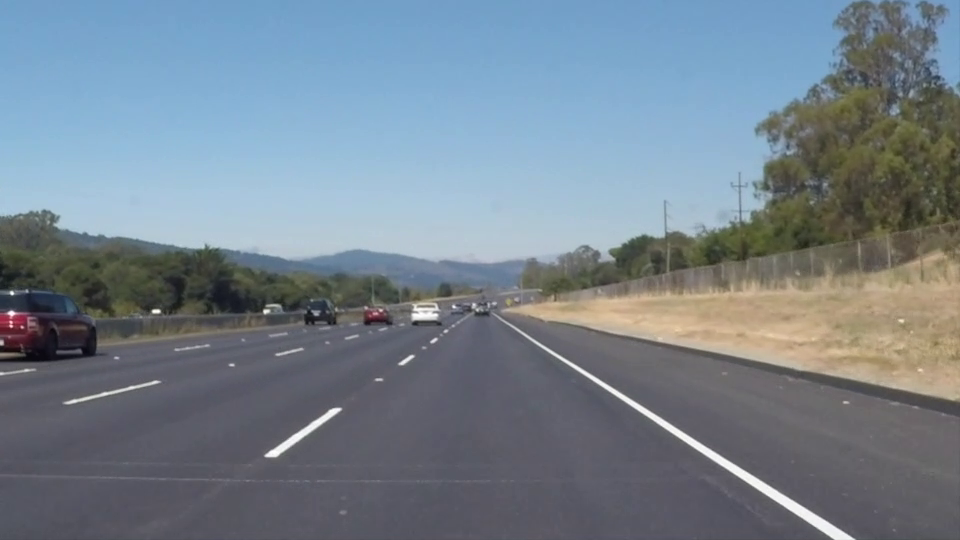
#> input picture frame 22 of AI Models/LKA Version 2/test_videos/test6.mp4, 960 x 540 px, given in place of harder_challenge_video.mp4, which was not available
$ python main.py
#> lines starting #> are read from the running program, lines starting #| are printed output that depends on the picture; after the words box and inside, x2 and y2 are one past the last pixel; in counts of white or black regions, pixels touching at a corner belong together; pictures that were not available may be replaced by others from this repository, and a replacement may not be noted
### AI Models/LKA/LKA_module.py
import cv2
import numpy as np

class LaneDetector:
    def __init__(self, lower_yellow, upper_yellow, roi_parm):
        self.lower_yellow = lower_yellow
        self.upper_yellow = upper_yellow
        self.roi_parm = roi_parm

    def ROI(self, image):
        height, width = image.shape[0], image.shape[1]

        left, center, right = self.roi_parm

        triangle = np.array([
            [(int(width*left), height), (int(width*0.5), int(height*center)), (int(width*right), height)]
        ])

        mask = np.zeros_like(image)

        cv2.fillPoly(mask, triangle, (255,255,255))

        masked_image = cv2.bitwise_and(image, mask)
        return masked_image


    def average_lines(self, lines):
        if lines is None:
            return None

        right_lines = []
        left_lines = []

        for line in lines:
            x1, y1, x2, y2 = line[0]

            try:
                slope = (y2 - y1) / (x2 - x1)
            except ZeroDivisionError:
                continue

            if slope > 0:
                right_lines.append(line)
            elif slope < 0:
                left_lines.append(line)

        # Calculate average lines
        avg_right_line = self.calculate_average_line(right_lines)
        avg_left_line = self.calculate_average_line(left_lines)

        return avg_right_line, avg_left_line

    def calculate_average_line(self, lines):
        if not lines:
            return None

        x1_avg = int(np.mean([line[0][0] for line in lines]))
        y1_avg = int(np.mean([line[0][1] for line in lines]))
        x2_avg = int(np.mean([line[0][2] for line in lines]))
        y2_avg = int(np.mean([line[0][3] for line in lines]))

        return [(x1_avg, y1_avg, x2_avg, y2_avg)]


    def detect_lanes(self, image, blur_kernel=(5, 5), canny_params=(50, 150)):
        blurred = cv2.GaussianBlur(image, blur_kernel, 3)
        hsv = cv2.cvtColor(blurred, cv2.COLOR_BGR2HSV)
        gray = cv2.cvtColor(blurred, cv2.COLOR_BGR2GRAY)

        mask_yellow = cv2.inRange(hsv, self.lower_yellow, self.upper_yellow)
        mask_white = cv2.inRange(gray, 200, 255)
        mask_yw = cv2.bitwise_or(mask_white, mask_yellow)
        mask_yw_image = cv2.bitwise_and(hsv, hsv, mask_yw)

        edges = cv2.Canny(mask_yw_image, *canny_params)

        mask = np.zeros(edges.shape[:2], np.uint8)
        mask[edges.shape[0] // 2:, :] = 255
        edges = cv2.bitwise_and(edges, mask)

        roi = self.ROI(edges)
        lines = cv2.HoughLinesP(roi, 2, np.pi/180, threshold=50, maxLineGap=100)

        return self.average_lines(lines)


class LaneDetectorResult:
    def __init__(self, image, lines):
        self.image = image
        self.lines = lines

    def calculate_error(self):
        if self.lines is not None:
            lane_center_x = np.mean([np.mean([line[0][0], line[0][2]]) for line in self.lines])
            scene_center_x = self.image.shape[1] // 2
            error = lane_center_x - scene_center_x
            return error
        else:
            return None

    def plot_lanes_and_center_line(self):
        if self.lines is not None:
            lane_image = np.zeros_like(self.image)
            for line in self.lines:
                x1, y1, x2, y2 = line[0]
                cv2.line(lane_image, (x1, y1), (x2, y2), (0, 255, 0), thickness=5)
            self.image = cv2.addWeighted(self.image, 1, lane_image, 0.4, 0)

        # Calculate average x-coordinate of detected lines
        if self.lines:
            lane_center_x = np.mean([np.mean([line[0][0], line[0][2]]) for line in self.lines])
        else:
            lane_center_x = self.image.shape[1] // 2

        # Draw center line
        height, width = self.image.shape[0], self.image.shape[1]
        center_x = int(lane_center_x)
        cv2.line(self.image, (center_x, 0), (center_x, height), (0, 0, 255), thickness=3)

        # Display error
        error = self.calculate_error()
        font = cv2.FONT_HERSHEY_SIMPLEX
        cv2.putText(self.image, f"Error: {error}", (50, 50), font, 1, (255, 0, 0), 2, cv2.LINE_AA)

        return self.image

### AI Models/LKA/main.py
import cv2
import numpy as np
from LKA_module import LaneDetector, LaneDetectorResult

cap = cv2.VideoCapture('inVideosExamples/harder_challenge_video.mp4')

ret, frame = cap.read()
#> frame is the input picture: shape (540, 960, 3); mean B, G, R 141.9, 130.7, 117.7
if not ret:
    print("Error reading video")
    exit()

lower_yellow = np.array([0, 0, 0])
upper_yellow = np.array([30, 255, 255])
roi_parm = (0, 0.3, 1)

detector = LaneDetector(lower_yellow, upper_yellow, roi_parm)
lane_result = LaneDetectorResult(frame, None)

while cap.isOpened():
    ret, frame = cap.read()
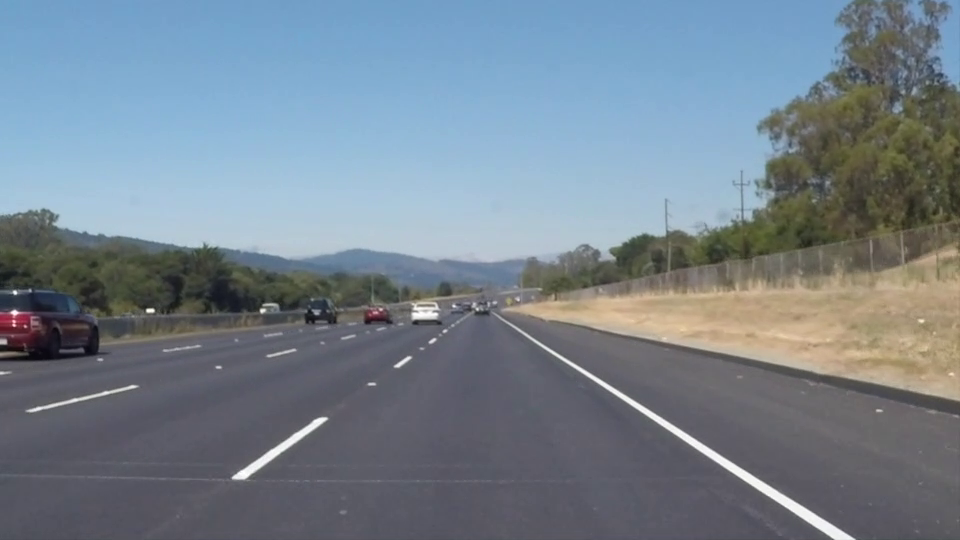
#> input picture frame 23 of AI Models/LKA Version 2/test_videos/test6.mp4, 960 x 540 px, given in place of harder_challenge_video.mp4, which was not available
#> frame is the input picture: shape (540, 960, 3); mean B, G, R 142, 130.6, 117.8
    if not ret:
        break  # Break the loop if the video ends

    lines = detector.detect_lanes(frame)
#> in detect_lanes, `gray = cv2.cvtColor(blurred, cv2.COLOR_BGR2GRAY)`:
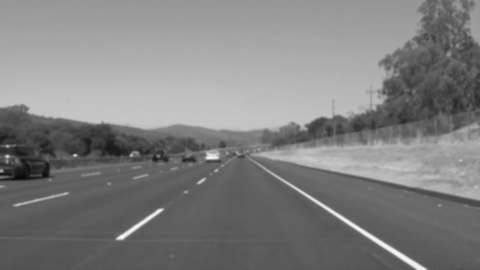
#> gray: shape (540, 960) (shown at 1/2 size); min 10, max 250, mean 128.1
#> in detect_lanes, `mask_yellow = cv2.inRange(hsv, self.lower_yellow, self.upper_yellow)`:
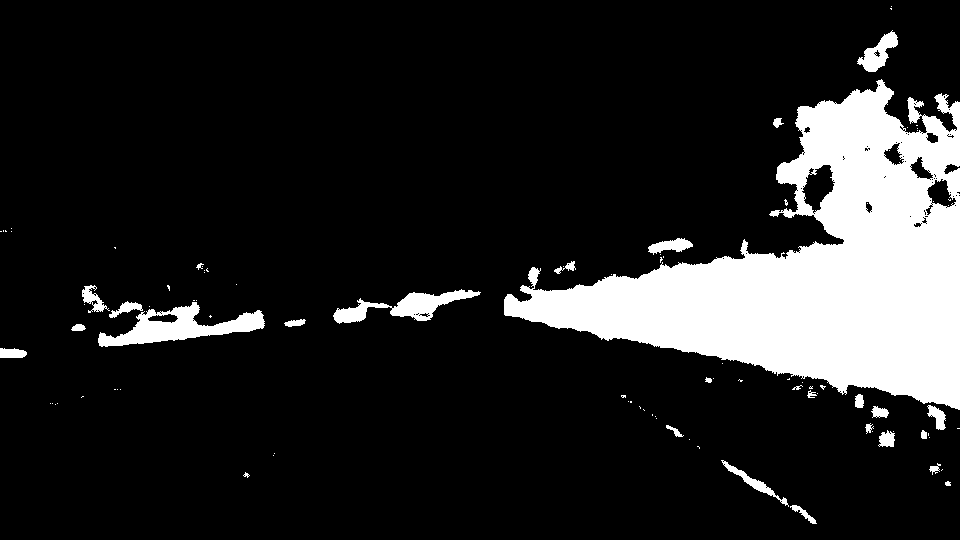
#> mask_yellow: shape (540, 960); 14.4% white; 96 white regions (69 under 20 px), largest, box (x1, y1, x2, y2) and area: (504, 79, 960, 410) 65542, (98, 302, 265, 347) 3101, (333, 289, 481, 324) 1882
#> in detect_lanes, `mask_white = cv2.inRange(gray, 200, 255)`:
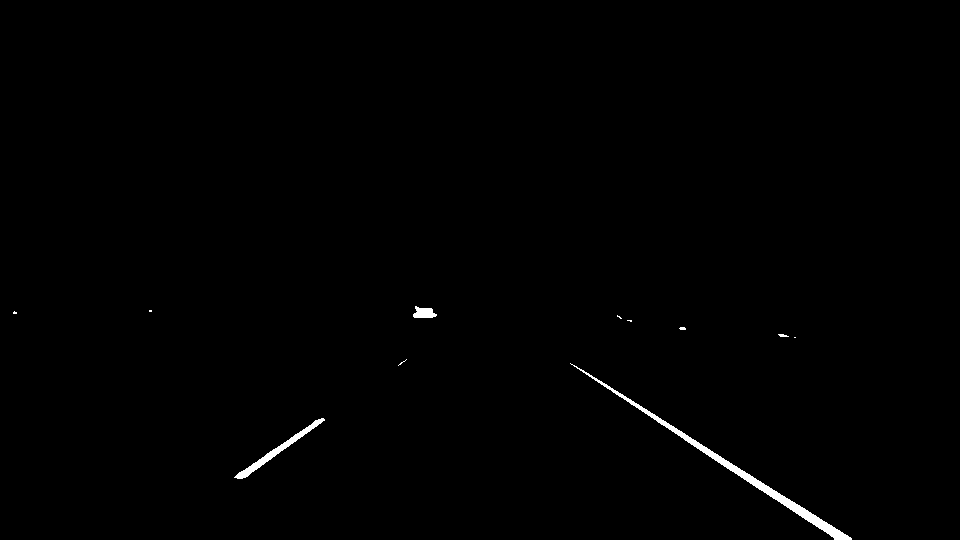
#> mask_white: shape (540, 960); 0.55% white; 11 white regions (7 under 20 px), largest, box (x1, y1, x2, y2) and area: (570, 363, 852, 540) 1913, (234, 418, 325, 479) 636, (413, 306, 437, 318) 201, (778, 334, 789, 337) 23
#> in ROI, `cv2.fillPoly(mask, triangle, (255,255,255))`:
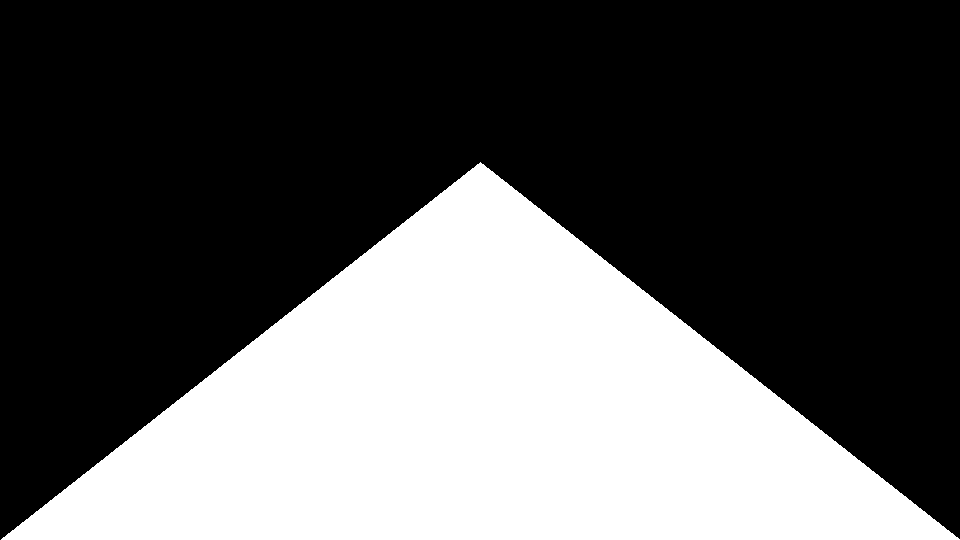
#> mask: shape (540, 960); 35% white; 1 white region, box (x1, y1, x2, y2) and area: (1, 162, 960, 540) 181542
#> in ROI, `masked_image = cv2.bitwise_and(image, mask)`:
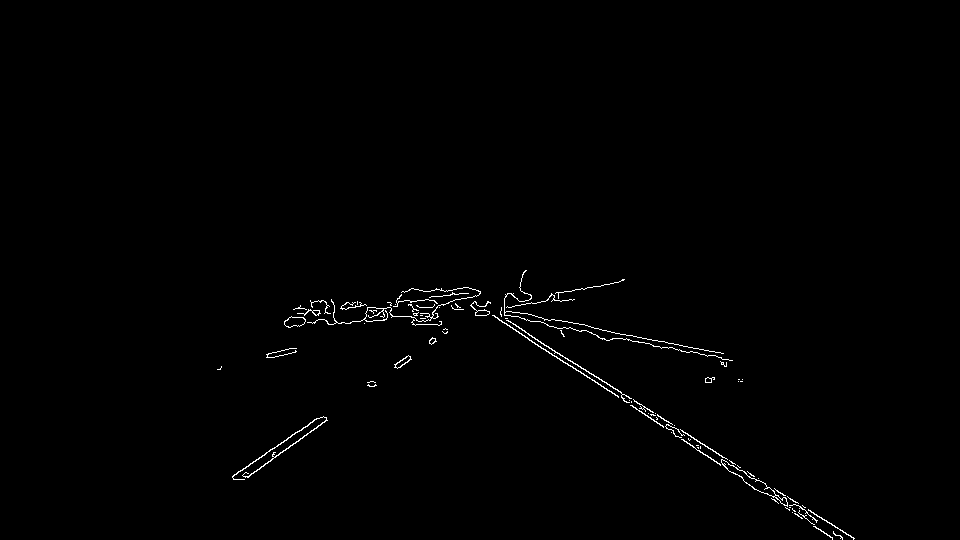
#> masked_image: shape (540, 960); 0.69% white in thin lines or dots, all inside (x1, y1, x2, y2) = (217, 270, 855, 540)
#> in detect_lanes, `lines = cv2.HoughLinesP(roi, 2, np.pi/180, threshold=50, maxLineGap=100)`: lines = 30 rows, first 6: [455, 289, 854, 538], [453, 289, 806, 518], [399, 296, 731, 360], [232, 476, 520, 282], [451, 290, 832, 537], [414, 289, 683, 346]
#> the loop in average_lines, `for line in lines:` made 30 passes
#> (x1, y1, x2, y2, slope) on passes 1 to 8: (455, 289, 854, 538, 0.624), (453, 289, 806, 518, 0.649), (399, 296, 731, 360, 0.193), (232, 476, 520, 282, -0.674), (451, 290, 832, 537, 0.648), (414, 289, 683, 346, 0.212), (477, 315, 520, 285, -0.698), (318, 300, 687, 346, 0.125)
#> after the loop in average_lines, `for line in lines:`: left_lines = 14 items, first 6: [[232, 476, 520, 282]], [[477, 315, 520, 285]], [[244, 479, 522, 277]], [[286, 326, 584, 289]], [[289, 317, 618, 282]], [[284, 324, 574, 299]]; right_lines = 15 items, first 6: [[455, 289, 854, 538]], [[453, 289, 806, 518]], [[399, 296, 731, 360]], [[451, 290, 832, 537]], [[414, 289, 683, 346]], [[318, 300, 687, 346]]
#> in calculate_average_line, `x1_avg = int(np.mean([line[0][0] for line in lines]))`: x1_avg = 419
#> in calculate_average_line, `y1_avg = int(np.mean([line[0][1] for line in lines]))`: y1_avg = 310
#> in calculate_average_line, `x2_avg = int(np.mean([line[0][2] for line in lines]))`: x2_avg = 726
#> in calculate_average_line, `y2_avg = int(np.mean([line[0][3] for line in lines]))`: y2_avg = 429
#> in average_lines, `avg_right_line = self.calculate_average_line(right_lines)`: avg_right_line = [(419, 310, 726, 429)]
#> in average_lines, `avg_left_line = self.calculate_average_line(left_lines)`: avg_left_line = [(317, 356, 533, 294)]
#> lines = ([(419, 310, 726, 429)], [(317, 356, 533, 294)])
    lane_result.image = frame
    lane_result.lines = lines
#> lane_result.lines = ([(419, 310, 726, 429)], [(317, 356, 533, 294)])

    result_frame = lane_result.plot_lanes_and_center_line()
#> the loop in plot_lanes_and_center_line, `for line in self.lines:` made 2 passes
#> in plot_lanes_and_center_line, `lane_center_x = np.mean([np.mean([line[0][0], line[0][2]]) for line in..`: lane_center_x = 498.8
#> in plot_lanes_and_center_line, `center_x = int(lane_center_x)`: center_x = 498
#> in calculate_error, `lane_center_x = np.mean([np.mean([line[0][0], line[0][2]]) for line in..`: lane_center_x = 498.8
#> in calculate_error, `error = lane_center_x - scene_center_x`: error = 18.75
#> in plot_lanes_and_center_line, `font = cv2.FONT_HERSHEY_SIMPLEX`: font = 0
#> in plot_lanes_and_center_line, `cv2.putText(self.image, f"Error: {error}", (50, 50), font, 1, (255, 0,..`:
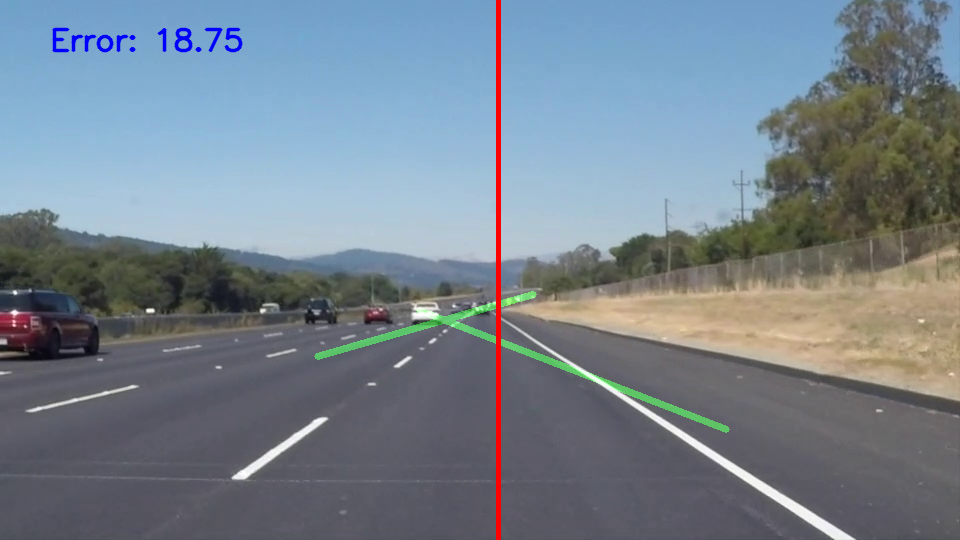
#> self.image: shape (540, 960, 3); mean B, G, R 141.3, 130.2, 118.2

    cv2.imshow('Lane Detection', result_frame)

    if cv2.waitKey(1) & 0xFF == ord('q'):
#> (key q is pressed here)
        break

cap.release()
cv2.destroyAllWindows()

$ run again, starting later in the video
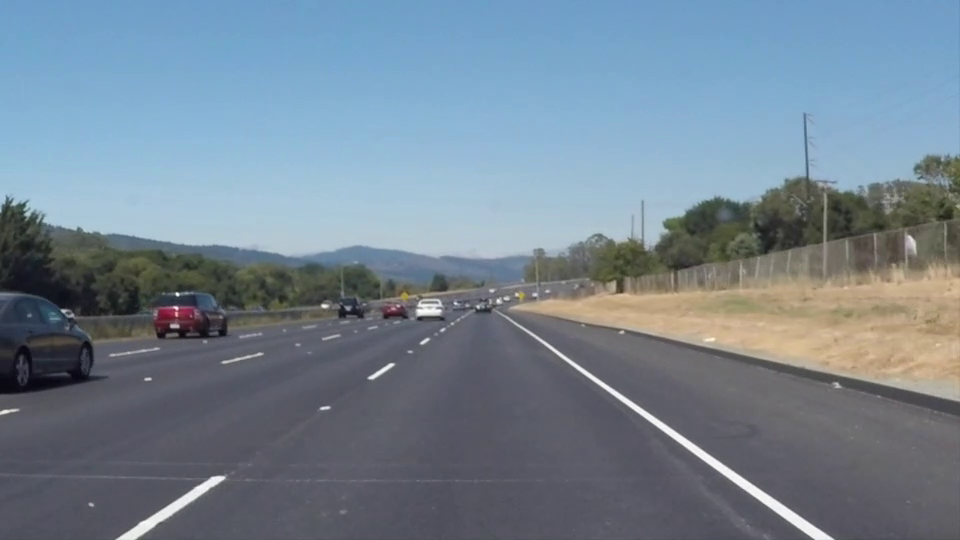
#> input picture frame 99 of AI Models/LKA Version 2/test_videos/test6.mp4, 960 x 540 px, given in place of harder_challenge_video.mp4, which was not available
#> frame is the input picture: shape (540, 960, 3); mean B, G, R 146, 132.3, 116.7
#> hsv: shape (540, 960, 3); mean H, S, V 97.9, 56.8, 150.5
#> in detect_lanes, `mask_yellow = cv2.inRange(hsv, self.lower_yellow, self.upper_yellow)`:
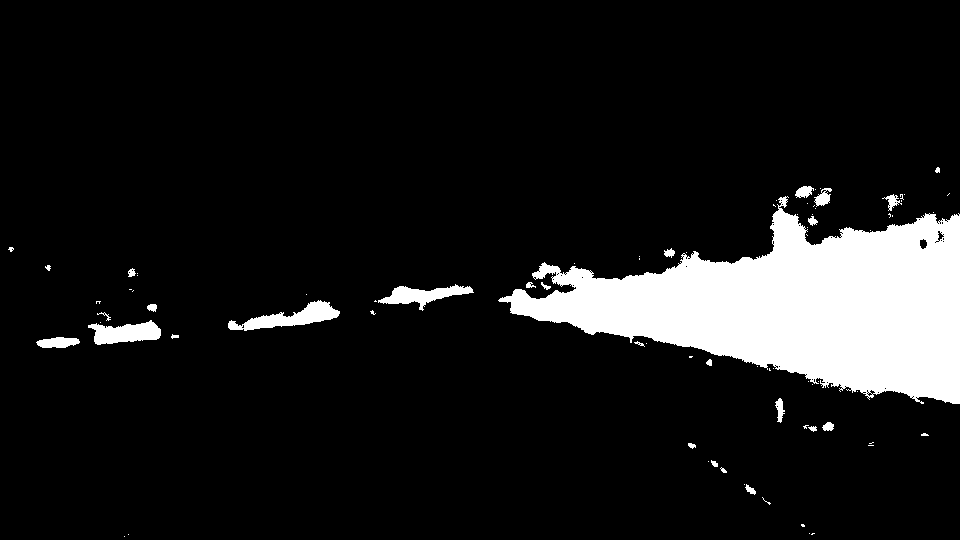
#> mask_yellow: shape (540, 960); 10.4% white; 81 white regions (54 under 20 px), largest, box (x1, y1, x2, y2) and area: (498, 196, 960, 404) 48529, (228, 300, 340, 331) 1394, (88, 320, 161, 345) 1152
#> mask_white: shape (540, 960); 0.5% white; 7 white regions (2 under 20 px), largest, box (x1, y1, x2, y2) and area: (562, 356, 831, 540) 1812, (119, 508, 177, 540) 466, (418, 304, 440, 315) 170, (363, 369, 387, 384) 61, (713, 339, 724, 344) 49
#> mask_yw: shape (540, 960); 10.9% white; 73 white regions (47 under 20 px), largest, box (x1, y1, x2, y2) and area: (498, 196, 960, 404) 48529, (562, 356, 831, 540) 1819, (228, 300, 340, 331) 1394
#> mask: shape (540, 960); 35% white; 1 white region, box (x1, y1, x2, y2) and area: (1, 162, 960, 540) 181542
#> masked_image: shape (540, 960); 0.74% white in thin lines or dots, all inside (x1, y1, x2, y2) = (117, 270, 832, 540)
#> in detect_lanes, `lines = cv2.HoughLinesP(roi, 2, np.pi/180, threshold=50, maxLineGap=100)`: lines = 41 rows, first 6: [601, 382, 831, 537], [457, 282, 811, 539], [344, 272, 700, 348], [462, 281, 812, 535], [339, 290, 718, 350], [337, 316, 614, 296]
#> the loop in average_lines, `for line in lines:` made 41 passes
#> (x1, y1, x2, y2, slope) on passes 1 to 8: (601, 382, 831, 537, 0.674), (457, 282, 811, 539, 0.726), (344, 272, 700, 348, 0.213), (462, 281, 812, 535, 0.726), (339, 290, 718, 350, 0.158), (337, 316, 614, 296, -0.0722), (615, 396, 811, 538, 0.724), (310, 306, 620, 328, 0.071)
#> after the loop in average_lines, `for line in lines:`: left_lines = 17 items, first 6: [[337, 316, 614, 296]], [[309, 299, 626, 283]], [[269, 328, 626, 284]], [[117, 537, 165, 507]], [[137, 538, 179, 509]], [[303, 418, 527, 273]]; right_lines = 22 items, first 6: [[601, 382, 831, 537]], [[457, 282, 811, 539]], [[344, 272, 700, 348]], [[462, 281, 812, 535]], [[339, 290, 718, 350]], [[615, 396, 811, 538]]
#> x1_avg = 434
#> y1_avg = 318
#> x2_avg = 688
#> y2_avg = 398
#> avg_right_line = [(434, 318, 688, 398)]
#> avg_left_line = [(278, 379, 511, 321)]
#> `lines = detector.detect_lanes(frame)`: lines = ([(434, 318, 688, 398)], [(278, 379, 511, 321)])
#> the loop in plot_lanes_and_center_line, `for line in self.lines:` made 2 passes
#> in plot_lanes_and_center_line, `lane_center_x = np.mean([np.mean([line[0][0], line[0][2]]) for line in..`: lane_center_x = 477.8
#> center_x = 477
#> in calculate_error, `lane_center_x = np.mean([np.mean([line[0][0], line[0][2]]) for line in..`: lane_center_x = 477.8
#> in calculate_error, `error = lane_center_x - scene_center_x`: error = -2.25
#> font = 0
#> in plot_lanes_and_center_line, `cv2.putText(self.image, f"Error: {error}", (50, 50), font, 1, (255, 0,..`:
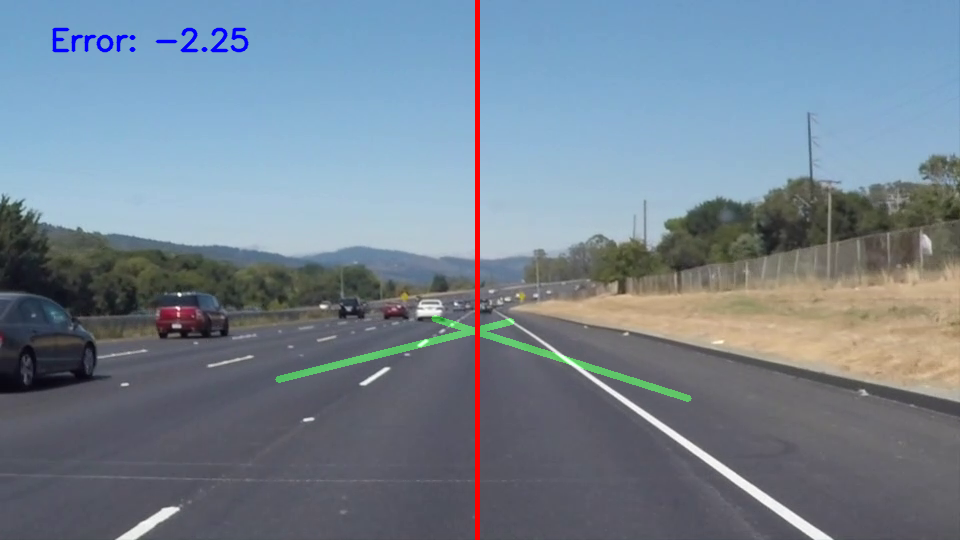
#> self.image: shape (540, 960, 3); mean B, G, R 145.2, 131.6, 117.1
